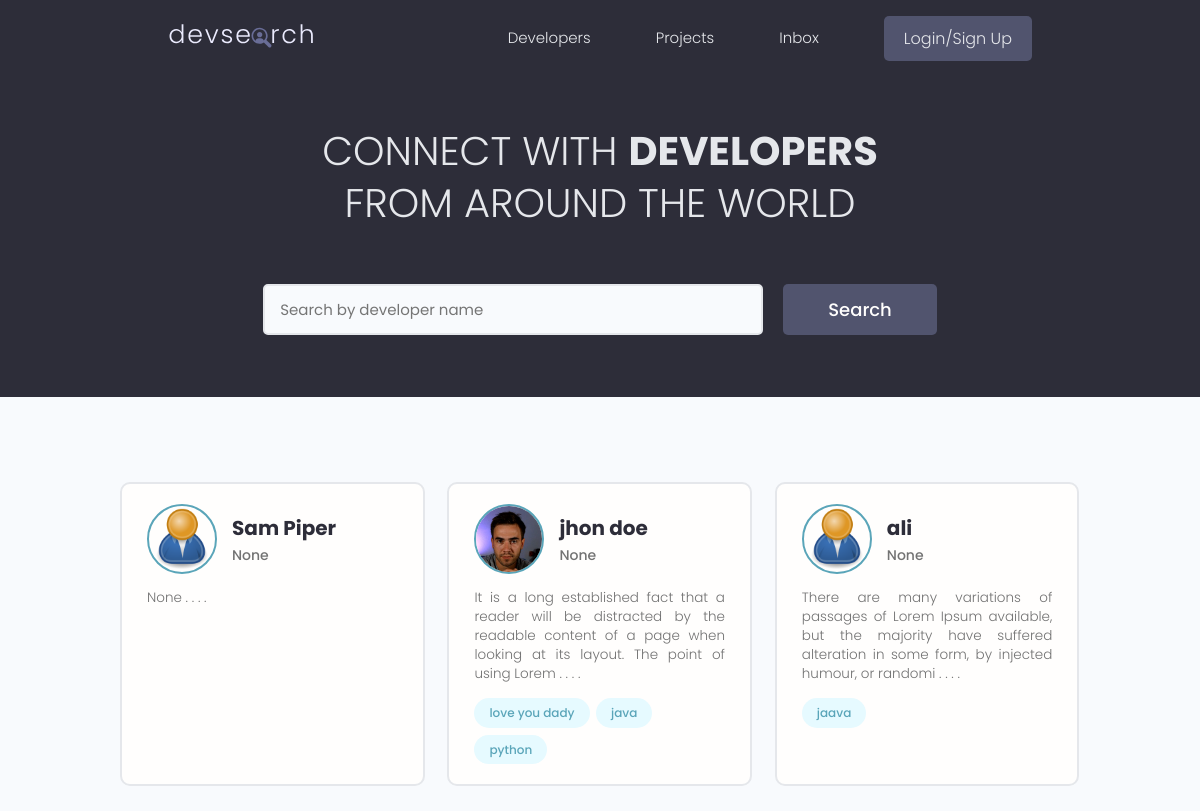
Before: / with the older database file.
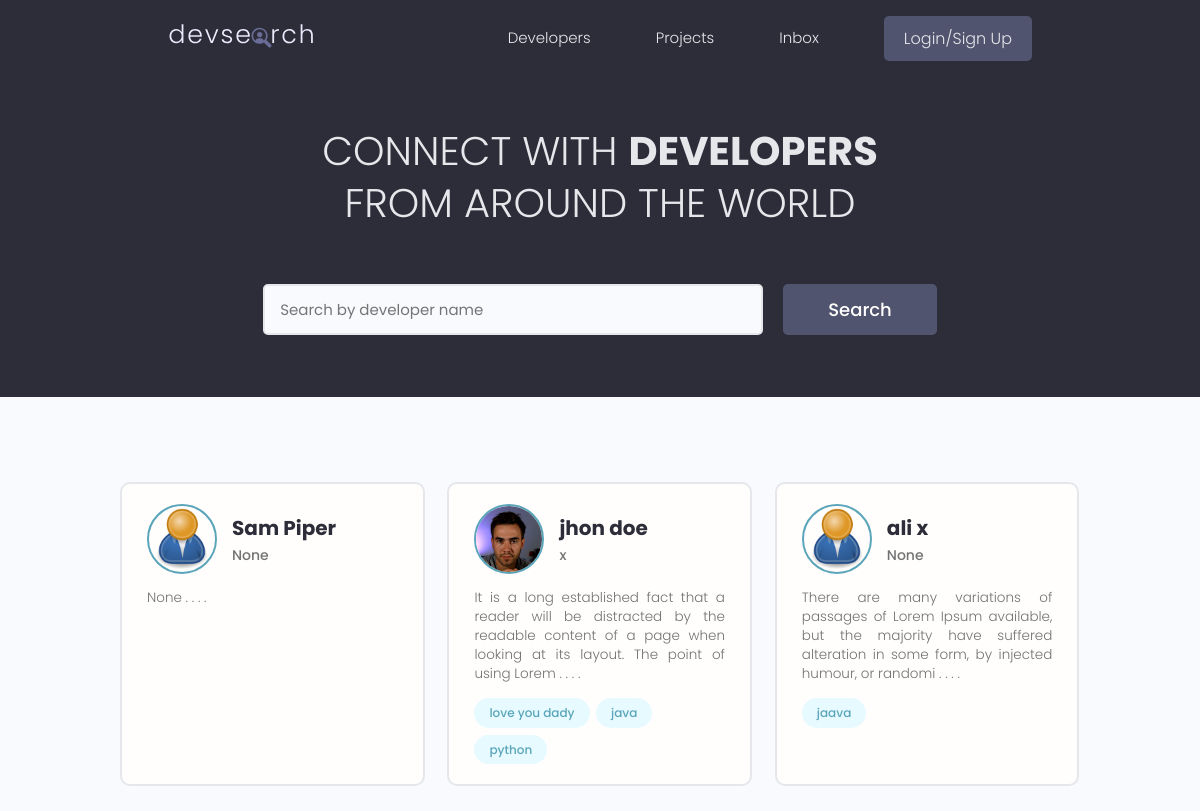
After: the same page with the newer database file.
### users/models.py (models this page shows, shortened)
class Profile(models.Model):
      user = models.OneToOneField(User, on_delete=models.CASCADE,
            null=True, blank=True)
      name = models.CharField(max_length=200, blank=True, null=True)
      email = models.EmailField(max_length=500, blank=True,null=True)
      username =models.CharField(max_length=200, blank=True, null=True)
      location = models.CharField(max_length=200, blank=True, null=True)
      short_intro = models.CharField(max_length=200, blank=True, null=True)
      bio = models.TextField(blank=True, null=True)
      profile_image = models.ImageField(blank=True,null=True,
            default='user-default.png', upload_to='profiles/')
      social_github  = models.CharField(max_length=200, blank=True, null=True)
      social_twitter = models.CharField(max_length=200, blank=True, null=True)
      social_linkdin = models.CharField(max_length=200, blank=True, null=True)
      social_youtube = models.CharField(max_length=200, blank=True, null=True)
      social_website = models.CharField(max_length=200, blank=True, null=True)
      created = models.DateTimeField(auto_now_add=True)
      id = models.UUIDField(default=uuid.uuid4 ,
                  unique=True , primary_key=True , editable=False )

### users/views.py (the view)
# urls.py: path('', views.profiles , name='profiles'),
def profiles(request):
      profiles , search_query = searchProfiles(request)
      context = {'profiles':profiles, "search_query":search_query }
      return render(request, 'users/profiles.html',context)

### users/models.py (called while the page is built)
      def __str__(self):
            return str(self.name)

### users/utils.py (called while the page is built)
def searchProfiles(request):
      search_query = ''
      if request.GET.get('search_query'):
            search_query = request.GET.get('search_query')
      skills = Skill.objects.filter(name__icontains= search_query)
      profiles = Profile.objects.distinct().filter(
            Q(name__icontains= search_query) |
             Q(short_intro__icontains= search_query) |
             Q(skill__in=skills)
             )
      if request.user:
            rm = request.user.username
            profiles = profiles.exclude(name=rm)
      return profiles, search_query

### users/templates/users/profiles.html (shortened to what this page needs)
{% extends "base.html" %}
{% load static %}
{% block content %}
  <main class="home">
      <section class="hero-section text-center">
        <div class="container container--narrow">
          <div class="hero-section__box">
            <h2>CONNECT WITH <span>DEVELOPERS</span></h2>
            <h2>FROM AROUND THE WORLD</h2>
          </div>
          <div class="hero-section__search">
            <form class="form" action="{% url 'profiles'%}" method="get">
              <div class="form__field">
                <input class="input input--text" id="formInput#search" type="text" name="search_query"
                 value="{{search_query}}"  placeholder="Search by developer name" />
              </div>
              <input class="btn btn--sub btn--lg" type="submit" value="Search" />
            </form>
          </div>
        </div>
      </section>
      <section class="devlist">
        <div class="container">
          <div class="grid grid--three">
            {% for profile in profiles %}
            <div class="column card">
              <div class="dev">
                <a href="{% url 'userprofile' profile.id %}" class="card__body">
                  <div class="dev__profile">
                    <img class ="avatar avatar--md" src="{{ profile.profile_image.url }}" alt="image" />
                    <div class="dev__meta">
                      <h3>{{ profile.name }}</h3>
                      <h5>{{profile.short_intro|slice:'100'}}</h5>
                    </div>
                  </div>
                  <p class="dev__info">
                        {{ profile.bio|slice:'150' }} . . . .
                  </p>
                  <div class="dev__skills">
                  {% for skill in profile.skill_set.all|slice:'5' %}
                    <span class="tag tag--pill tag--main">
                      <small>{{skill}}</small>
                    </span>
                  {%endfor%}
                  </div>
                </a>
              </div>
            </div>
            {% endfor %}
          </div>
        </div>
      </section>
    </main>
{% endblock content %}

Changed rows visible on the page:
changed Profile "jhon doe": short_intro "None" → "x"
changed Profile: name "ali" → "ali x"
